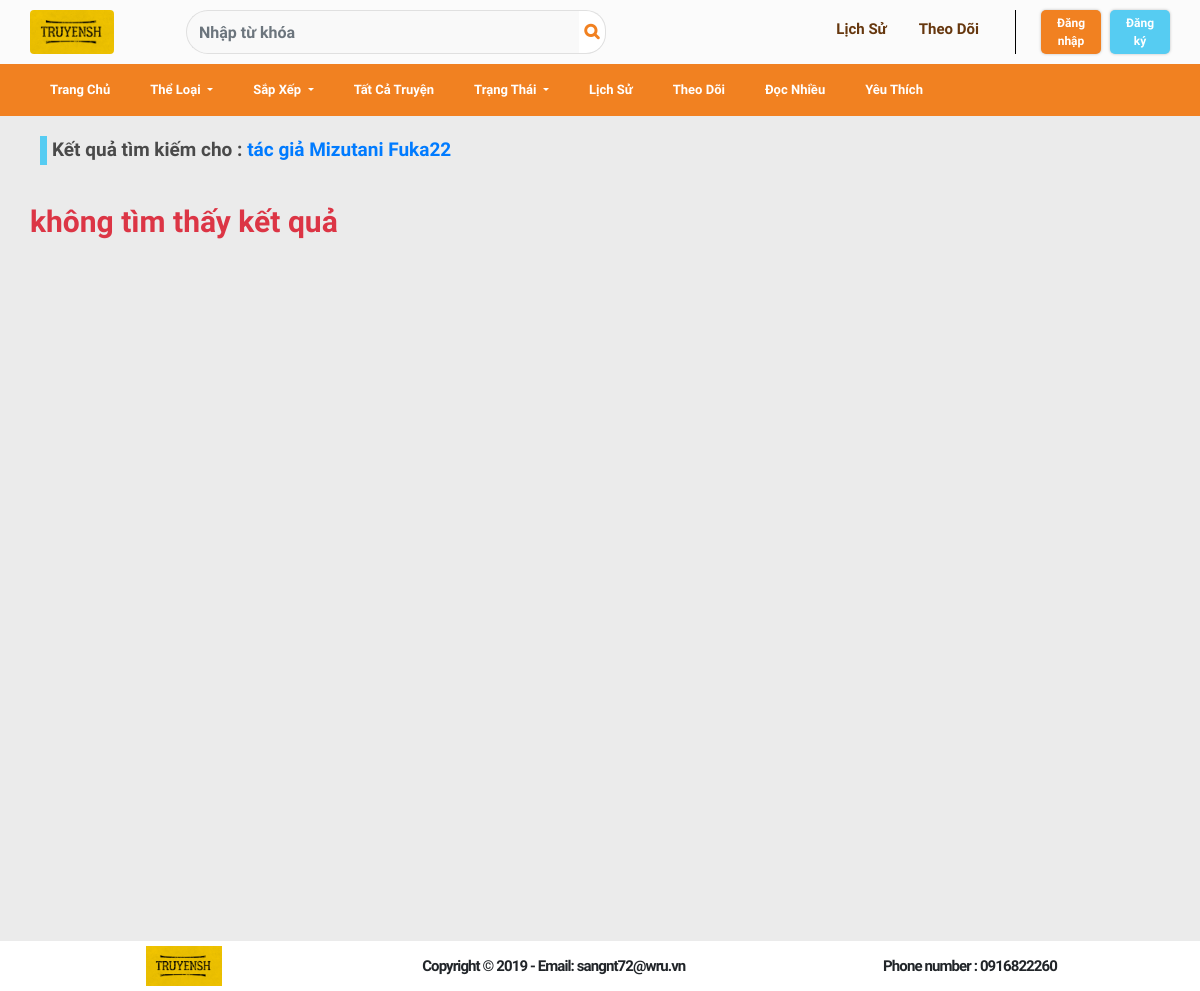
/tim_kiem.php?tacgia=Mizutani Fuka22, run on an earlier commit of the app's database.
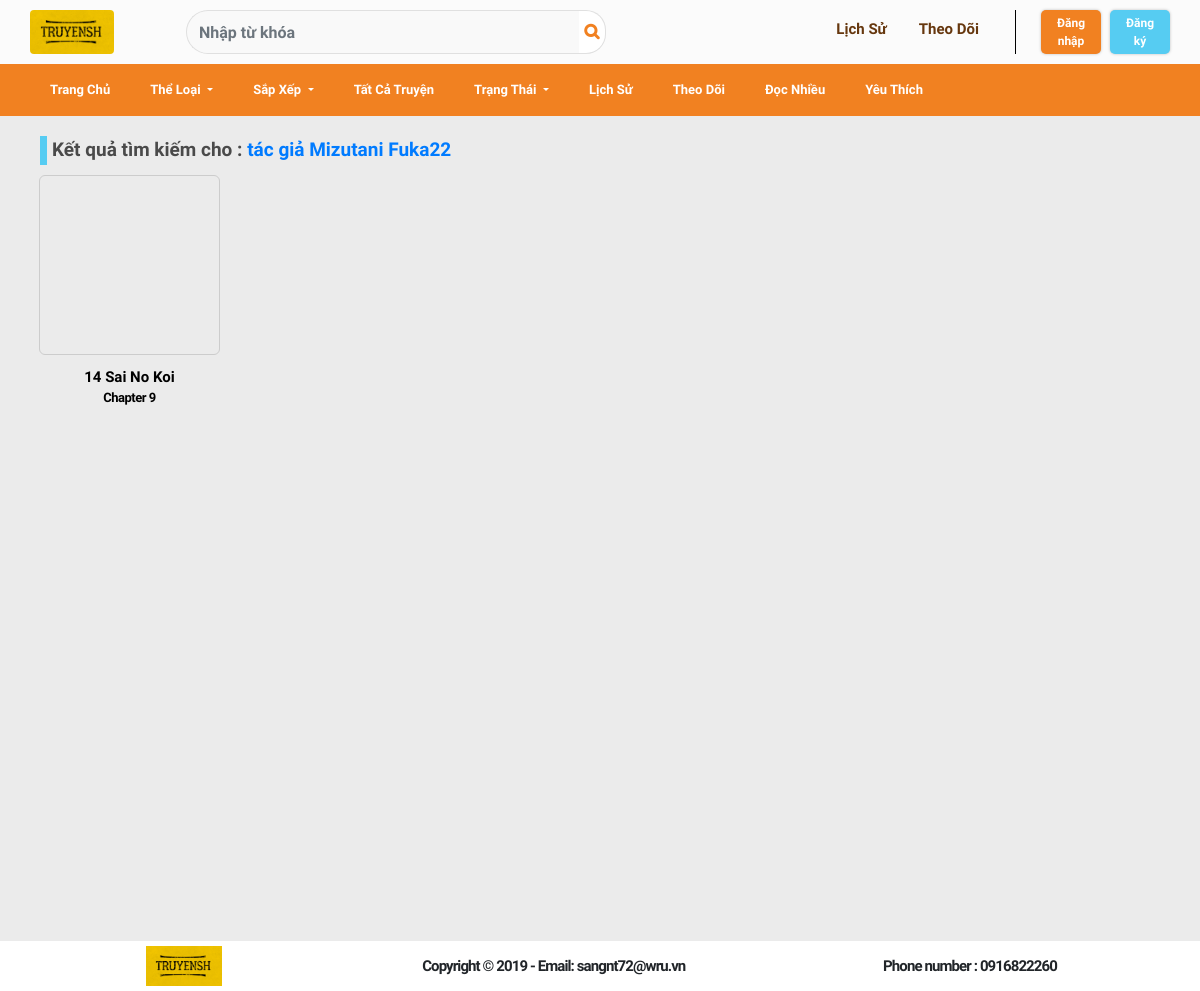
And on a later commit of the database.
### tables this page shows
CREATE TABLE `stories` (
  `story_code` varchar(255) NOT NULL,
  `story_name` varchar(255) NOT NULL,
  `another_name_story` text DEFAULT NULL,
  `story_description` text NOT NULL,
  `story_author_name` text NOT NULL,
  `story_author_id` varchar(255) NOT NULL,
  `count_views` int(11) NOT NULL,
  `views_day` int(11) NOT NULL,
  `views_week` int(11) NOT NULL,
  `views_month` int(11) NOT NULL,
  `views_year` int(11) NOT NULL,
  `count_followes` int(11) NOT NULL,
  `count_likes` int(11) NOT NULL,
  `story_status` varchar(255) NOT NULL,
  `story_avatar` text NOT NULL,
  `story_categories` varchar(255) DEFAULT NULL,
  `create_at` datetime NOT NULL,
  `update_at` datetime NOT NULL,
  `tinh_trang` varchar(255) NOT NULL
);

CREATE TABLE `chapteres` (
  `chapter_name` varchar(255) NOT NULL,
  `chapter_number` double NOT NULL,
  `story_code` varchar(255) NOT NULL,
  `create_at` datetime NOT NULL,
  `chapter_content` text DEFAULT NULL,
  `url_sourceData` text DEFAULT NULL
);

### tim_kiem.php (called while the page is built, shortened)
<?php
    include ('views/header.php');
    include ('views/tim_kiem.php');
    include ('views/footer.php');
?>

### models/mdStory.php (called while the page is built, shortened)
<?php
	function getStory_byCode($connect, $story_code){
		if (!($stmt = $connect->prepare("SELECT * FROM stories WHERE story_code = ?"))){
		     echo "Prepare failed: (" . $connect->errno . ") " . $connect->error;
		}
		if (!$stmt->bind_param("s", $story_code)){
		    echo "Binding parameters failed: (" . $stmt->errno . ") " . $stmt->error;
		}
		if (!$stmt->execute()) {
		    echo "Execute failed: (" . $stmt->errno . ") " . $stmt->error;
		}
		if (!($res = $stmt->get_result())) {
		    echo "Getting result set failed: (" . $stmt->errno . ") " . $stmt->error;
		}
		if($res->num_rows > 0){
			$res = $res->fetch_all(MYSQLI_ASSOC);
			return $res[0];
		}else{
			return NULL;
		}
	}
	function resultSearchStoryAuthurName($connect, $keyword){
		$keyword = "%".$keyword."%";
		if (!($stmt = $connect->prepare("SELECT * FROM stories WHERE LOWER(story_author_name) LIKE LOWER(?)"))){
		     echo "Prepare failed: (" . $connect->errno . ") " . $connect->error;
		}
		if (!$stmt->bind_param("s", $keyword)){
		    echo "Binding parameters failed: (" . $stmt->errno . ") " . $stmt->error;
		}
		if (!$stmt->execute()) {
		    echo "Execute failed: (" . $stmt->errno . ") " . $stmt->error;
		}
		if (!($res = $stmt->get_result())) {
		    echo "Getting result set failed: (" . $stmt->errno . ") " . $stmt->error;
		}
		if($res->num_rows > 0){
			$res = $res->fetch_all(MYSQLI_ASSOC);
			return $res;
		}else{
			return NULL;
		}
	}
?>

### models/mdChapter.php (called while the page is built, shortened)
<?php
    function getLatestChapter($connect, $story_code){
		if (!($stmt = $connect->prepare("SELECT * FROM chapteres WHERE story_code = ? ORDER BY chapter_number DESC LIMIT 1"))){
		     echo "Prepare failed: (" . $connect->errno . ") " . $connect->error;
		}
		if (!$stmt->bind_param("s", $story_code)){
		    echo "Binding parameters failed: (" . $stmt->errno . ") " . $stmt->error;
		}
		if (!$stmt->execute()) {
		    echo "Execute failed: (" . $stmt->errno . ") " . $stmt->error;
		}
		if (!($res = $stmt->get_result())) {
		    echo "Getting result set failed: (" . $stmt->errno . ") " . $stmt->error;
		}
		if($res->num_rows > 0){
			$res = $res->fetch_all(MYSQLI_ASSOC);
			return $res[0];
		}else{
			return NULL;
		}
	}
?>

### views/tim_kiem.php (the view, shortened to what the rows shown need)
<?php
    $listTimKiem = array();
    if (!empty($_GET['tacgia'])) {
        $listTimKiem = array();
        $keyword = trim($_GET['tacgia']);
        $listTimKiem = resultSearchStoryAuthurName($connect, $keyword);
    }
?>
    <section class="main-content">
        <div class="container">
             <div class="list-story">
                <ul class="grid-6 list-story" style ="min-height: 750px">
                    <?php
                        if(!empty($listTimKiem)){
                            foreach ($listTimKiem as $key => $value){
                                $lastestchapter = getLatestChapter($connect, $value["story_code"]);
                                if(empty($lastestchapter)){
                                    $lastestchapterNumber = '';
                                    $lastestchapterName = "chưa có chapter nào";
                                }else{
                                    $lastestchapterName = ucfirst($lastestchapter["chapter_name"]);
                                    $lastestchapterNumber = $lastestchapter["chapter_number"];
                                }
                                $story = getStory_byCode($connect, $value["story_code"]);
                                echo '
                                    <li>
                                        <div class="story-item">
                                            <a href="story.php?id='.$value["story_code"].'" title ="'.$story["story_name"].'">
                                                <img class="lazy-img" data-src="'.$story["story_avatar"].'" alt="'.$story["story_name"].'">
                                            </a>
                                            <h3 class="title-story">
                                                <a href="story.php?id='.$key.'">
                                                    '.$story["story_name"].'
                                                </a>
                                             </h3>
                                             <div class="episode-story">
                                                 <a href="read_story.php?id='.$story["story_code"].'&chapter='.$lastestchapterNumber.'">
                                                 '.$lastestchapterName.'
                                                 </a>
                                             </div>
                                        </div>
                                    </li>
                                 ';
                            }
                        }else{
                            echo '<p class="text-danger mt-4" style ="font-size: 30px; position: absolute;">không tìm thấy kết quả</p>';
                        }
                    ?>
                    </ul>
            </div>
        </div>
    </section>

What changed in the data, as far as the page shows it:
now on this page (row edited): stories: story_name "14 Sai No Koi", chapteres.chapter_name "Chapter 9"
Also different on the page:
text no longer shown: "không tìm thấy kết quả"
